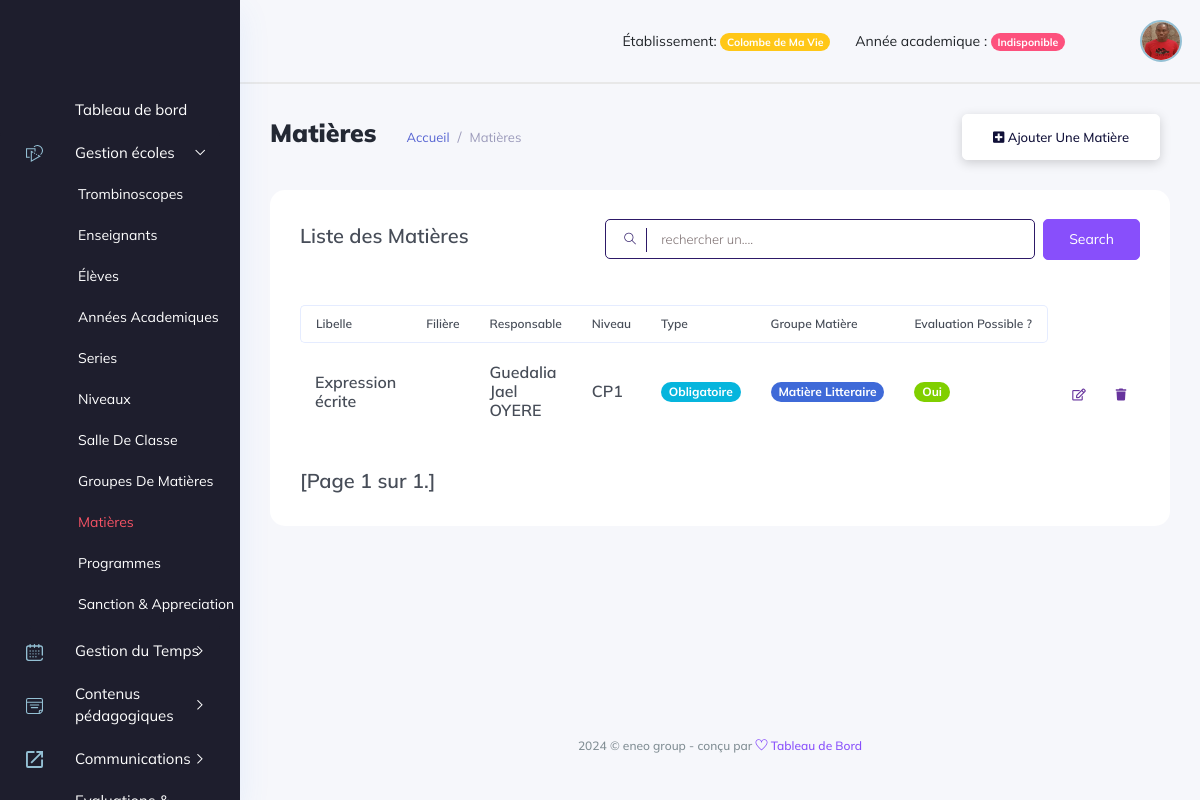
The page /manager_dashboard/gestion_ecole/matières/ (signed in) on the database as committed earlier.
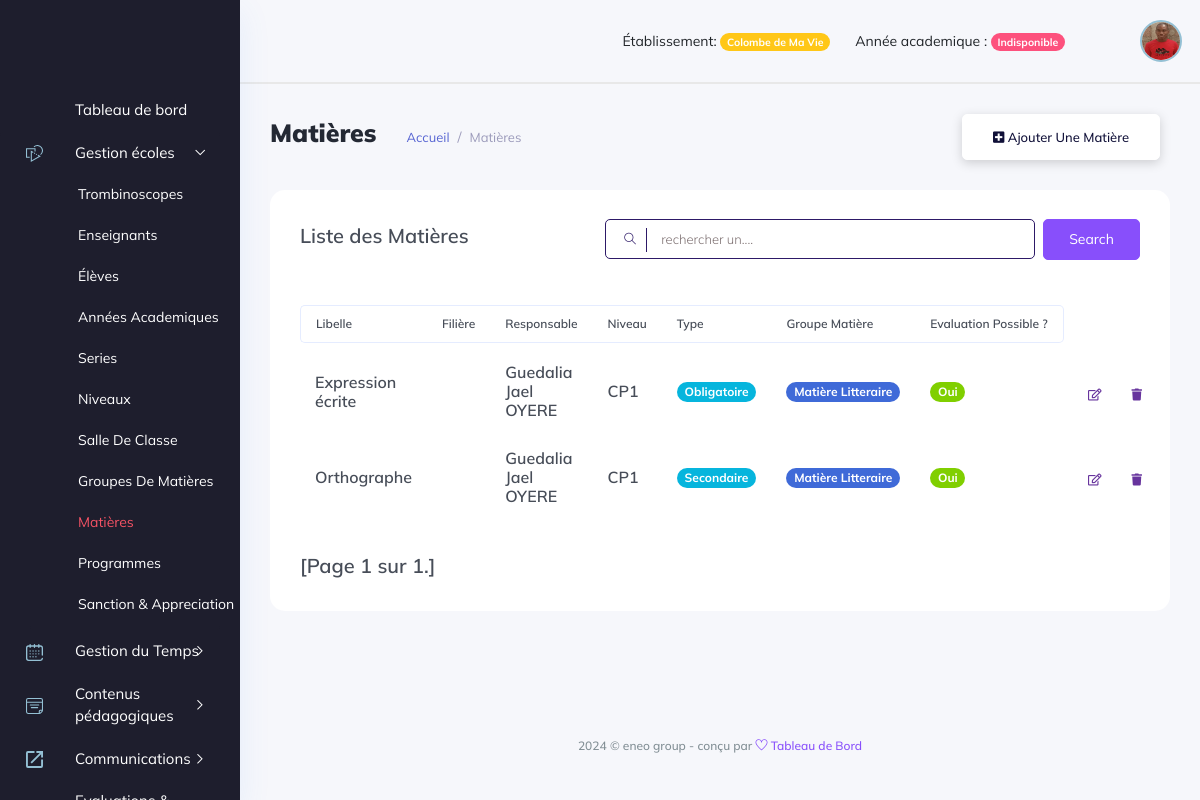
The same page on the database as committed later.
### backend/models/gestion_ecole.py (models this page shows, shortened)
class Subject(models.Model):
    label = models.CharField(max_length=50)
    teacher_in_charge = models.ForeignKey(Teacher, on_delete=models.SET_NULL, null=True, blank=True)
    level = models.ForeignKey(Level, on_delete=models.CASCADE)
    type = models.CharField(max_length=12, choices=types)
    subject_group = models.ForeignKey(GroupSubject, on_delete=models.SET_NULL, null=True, blank=True)
    possible_evaluation = models.BooleanField(default=True)
    possible_averaging = models.BooleanField(default=True)
    coefficient = models.IntegerField(default=1)
    created_at = models.DateTimeField(auto_now_add=True)
    updated_at = models.DateTimeField(auto_now=True)

class Teacher(models.Model):
    lastname = models.CharField(max_length=50, blank=True)
    firstname = models.CharField(max_length=50, blank=True)
    address = models.CharField(max_length=50, blank=True)
    tel = models.CharField(max_length=20, blank=True)
    city = models.CharField(max_length=17, choices=cities, blank=True)
    sex = models.CharField(max_length=10, choices=sexes, blank=True)
    bithday = models.DateField(blank=True, null=True)
    nationality = models.CharField(max_length=20, blank=True)
    email = models.CharField(max_length=120, unique=True, blank=True)
    school = models.ForeignKey(Etablishment, on_delete=models.CASCADE)
    status = models.CharField(max_length=20, blank=True)
    last_diploma = models.CharField(max_length=20, choices=last_diploma, blank=True,)
    picture = models.ImageField(upload_to="teacher_images", blank=True, null=True)
    type_of_counter = models.CharField(max_length=20, blank=True)
    start_of_contrat = models.DateField(blank=True, null=True)
    end_of_contrat = models.DateField(blank=True, null=True)
    created_at = models.DateTimeField(auto_now_add=True, null=True)
    updated_at = models.DateTimeField(auto_now=True, null=True)
    def fullname(self):
        return f"{self.firstname} {self.lastname}"

class Level(models.Model):
    label = models.CharField(max_length=50)
    fees = models.IntegerField(default=1000)
    cycles = models.CharField(choices=cycles, max_length=30)
    serie = models.ForeignKey(Series, on_delete=models.CASCADE, blank=True, null=True)
    principal_teacher = models.ForeignKey(Teacher, on_delete=models.SET_NULL, blank=True, null=True)
    school = models.ForeignKey(Etablishment, on_delete=models.CASCADE, null=True)
    created_at = models.DateTimeField(auto_now_add=True)
    updated_at = models.DateTimeField(auto_now=True)

class GroupSubject(models.Model):
    title = models.CharField(max_length=50)
    school = models.ForeignKey(Etablishment, on_delete=models.CASCADE)
    created_at = models.DateTimeField(auto_now_add=True)
    updated_at = models.DateTimeField(auto_now=True)

### manager_dashboard/views/gestion_universite_view.py (called while the page is built)
    def dispatch(self,request, *args, **kwargs):
        if not request.user.is_authenticated:
            return redirect('backend:login')
        if request.user.is_manager or request.user.is_admin_school:
            return super().dispatch(request, *args, **kwargs)
        return redirect('backend:logout')

    def get(self, request, *args, **kwargs):
        subjects = Subject.objects.filter(subject_group__school=request.user.school) or Subject.objects.filter(subject_group__isnull=True)
        items_per_page = 10
        paginator = Paginator(subjects, items_per_page)
        page = request.GET.get('page')
        try:
            data_page = paginator.page(page)
        except PageNotAnInteger:
            data_page = paginator.page(1)
        except EmptyPage:
            data_page = paginator.page(paginator.num_pages)
        context = {'subjects':data_page}
        return render(request, template_name=self.template, context=context)

### manager_dashboard/templates/manager_dashboard/gestion_ecole/matieres.html (shortened to what the changed rows need)
{% extends '../base.html' %}
{% load static %}
{% block content %}
<div class="main_content_iner overly_inner ">
    <div class="container-fluid p-0 ">
        <div class="row">
            <div class="col-lg-12">
                <div class="white_card card_height_100 mb_30 pt-4">
                    <div class="white_card_body">
                        <div class="QA_section">
                            <div class="QA_table mb_30">
                                <table id="dataTable" class="table lms_table_active ">
                                    <thead>
                                        <tr>
                                            <th scope="col">Libelle</th>
                                            <th scope="col">Filière</th>
                                            <th scope="col">Responsable</th>
                                            <th scope="col">Niveau</th>
                                            <th scope="col">Type</th>
                                            <th scope="col">Groupe Matière</th>
                                            <th scope="col">Evaluation possible ?</th>
                                        </tr>
                                    </thead>
                                    <tbody id="elementList">
                                        {% for subject in subjects %}
                                            <tr data-id="{{ subject.id }}">
                                                <td><h6> {{ subject.label }} </h6></td>
                                                <td><h6> {{ subject.sector.title }} </h6></td>
                                                <td> <h6> {{ subject.teacher_in_charge.fullname }} </h6> </td>
                                                <td><h6> {{ subject.level.label }} </h6></td>
                                                <td><h6><span class="badge rounded-pill bg-info">{{ subject.type }}</span></h6></td>
                                                <td><h6><span class="badge rounded-pill bg-primary"> {{ subject.subject_group.title }} </span></h6></td>
                                                <td>
                                                    {% if subject.possible_evaluation %}
                                                        <h6><span class="badge rounded-pill bg-success"> Oui </span></h6>
                                                    {% else %}
                                                        <h6><span class="badge rounded-pill bg-danger"> Non </span></h6>
                                                    {% endif %}
                                                </td>
                                                {% if not user.is_admin_school %}
                                                <td>
                                                    <div class="action_btns d-flex">
                                                        <a href='{% url "manager_dashboard:edit_subject" subject.id %}' class="action_btn mr_10"> <i class="far fa-edit"></i> </a>
                                                        <a href="#" onclick='deleteSubject({{ subject.id }})' class="action_btn"> <i class="fas fa-trash"></i> </a>
                                                    </div>
                                                </td>
                                                {% endif %}
                                            </tr>
                                        {% endfor %}
                                    </tbody>
                                </table>
                            </div>
                        </div>
                    </div>
                </div>
            </div>
        </div>
    </div>
</div>
{% endblock content %}

Rows that differ between the two databases and show on the page:
added Subject: label "Orthographe", teacher_in_charge.fullname "Guedalia Jael OYERE", level.label "CP1", type "Secondaire", subject_group "Matière Litteraire", possible_evaluation "Oui"
